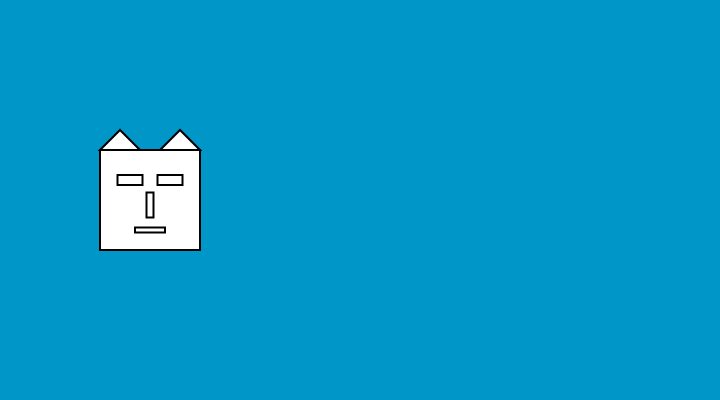
Frame 1 (no input)
Frame 60 (no input): identical to frame 1, image omitted
Frame 120 (the mouse pressed at the canvas centre since frame 60): identical to frame 1, image omitted

The p5.js sketch that drew this single still picture (run headless with seeded random() and noise() and a simulated clock; from frame 60 on, the mouse is pressed at the canvas centre):

// p5.js sketch
// ── sketch.js
//////////////////////////////////
// COURSERA GRAPHICS PROGRAMMING
//////////////////////////////////
function setup() {
  createCanvas(720, 400);
}
////////////////////////////////////////////////////
function draw() {
  background(0, 150, 200);

  drawCat(150, 200);
  // drawCatSimpler(300, 200);

  // remove and LIVE CODE
  // for (var x=1; x<4; x++){
  //   drawCat(x*150, 200);
  // }

}
/////////////////////////////////////////////////////
function drawCat(x, y){
  rectMode(CENTER);
  strokeWeight(2);
  rect(x, y, 100, 100); // face
  rect(x-20, y-20, 25, 10); // left eye
  rect(x+20, y-20, 25, 10); // right eye
  rect(x, y+5, 7, 25); // nose
  rect(x, y+30, 30, 5); // mouth
  triangle(x-50, y-50, x-30, y-70, x-10, y-50);
  triangle(x+50, y-50, x+30, y-70, x+10, y-50);
}

// function drawCatSimpler(x, y){
//   translate(x, y);
//   rectMode(CENTER);
//   strokeWeight(2);
//   rect(0, 0, 100, 100); // face
//   rect(-20, -20, 25, 10); // left eye
//   rect(20, -20, 25, 10); // right eye
//   rect(0, 5, 7, 25); // nose
//   rect(0, 30, 30, 5); // mouth
//   triangle(-50, -50, -30, -70, -10, -50);
//   triangle(50, -50, 30, -70, 10, -50);
// }
